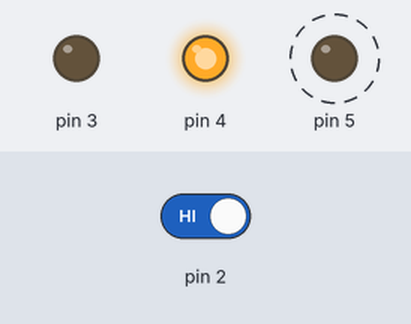
The sketch below on a simulated Arduino Uno, built with avr-gcc and run on an emulated ATmega328P. Shown: output pins drawn as LEDs (lit = HIGH). Dashed ring = blinking. Inputs (shaded band) come from the test bench; at power-on: pin 2 HIGH.

Above: at 3.72 s.
4.0 s: pin 2 driven LOW
At 5.8 s:
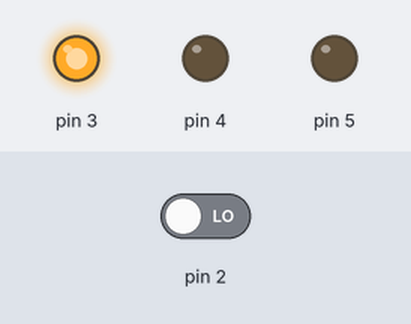
6.1 s: pin 2 driven HIGH
At 6.47 s:
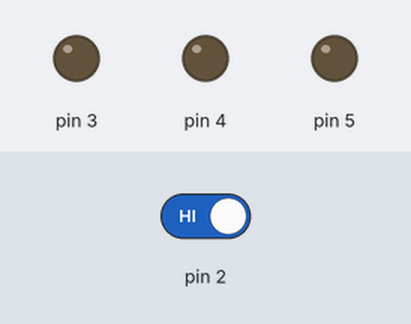
At 7.5 s:
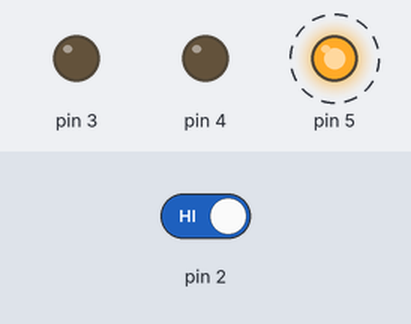
Timing chart, 0 to 15.6 s (numbered marks = the images above; inputs shaded):
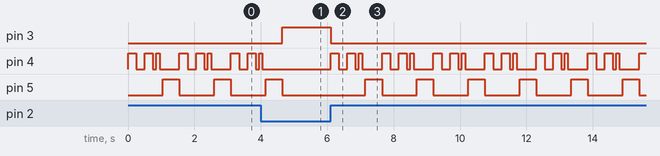

The sketch:

first_project_arduino.ino
```cpp
int switchState = 0;

void  setup()
{
  pinMode(2, INPUT);
  pinMode(3, OUTPUT);
  pinMode(4, OUTPUT);
  pinMode(5, OUTPUT);
}

void  loop()
{
  switchState = digitalRead(2);
  if (switchState == LOW)
  {
    digitalWrite(3, HIGH);
    digitalWrite(4, LOW);
    digitalWrite(5, LOW);
  }
  else
  {
    digitalWrite(3, LOW);
    digitalWrite(5, LOW);
    digitalWrite(4, HIGH);
    delay(250);
    digitalWrite(4, LOW);
    delay(250);
    digitalWrite(4, HIGH);
    delay(250);
    digitalWrite(4, LOW);
    delay(100);
    digitalWrite(4, HIGH);
    delay(100);
    digitalWrite(4, LOW);
    delay(100);
    digitalWrite(5, HIGH);
    delay(500);

  }
}
```

Measured:
- after the input at 4.0 s, pin 3: LOW → HIGH after 0.65 s; pin 4: goes on until 4.1 s, then stays LOW; pin 5: goes on until 4.7 s, then stays LOW
- after the input at 6.1 s, pin 3: HIGH → LOW at once; pin 4: LOW → HIGH at once, then repeats every 1.6 s: LOW 0.25 s, HIGH 0.25 s, LOW 0.10 s, HIGH 0.10 s, LOW 0.60 s, HIGH 0.25 s; pin 5: alternates HIGH for 0.50 s and LOW for 1.1 s, starting after 1.1 s
- by itself, pin 4: repeats every 1.6 s: LOW 0.25 s, HIGH 0.25 s, LOW 0.10 s, HIGH 0.10 s, LOW 0.60 s, HIGH 0.25 s
- by itself, pin 5: alternates HIGH for 0.50 s and LOW for 1.1 s
